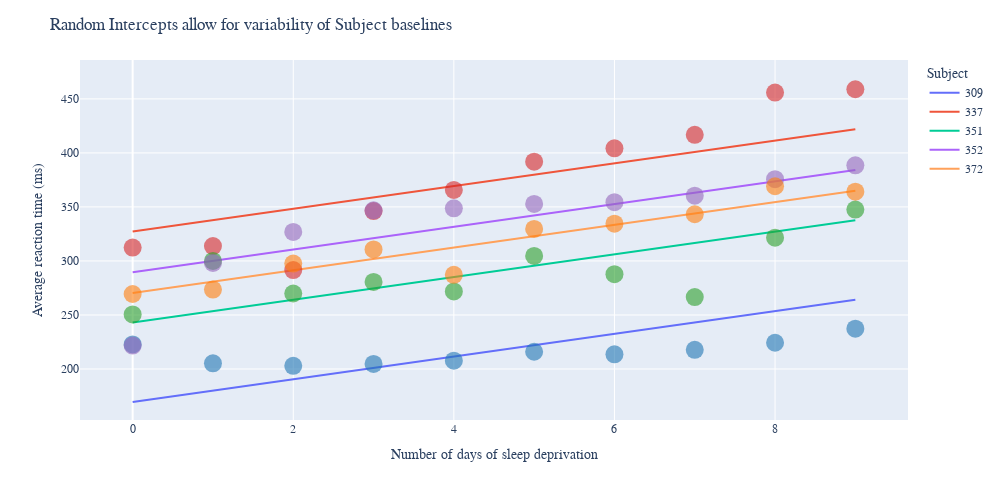

Write notebook code for a chart like this one.
### Code cell
# plot with plotly
fig2 = px.line(df_melt, x='Days', y='Reaction', color='index')

# add individual scatter points
colors= ['#1f77b4', '#d62728', '#2ca02c', '#9467bd', '#ff7f0e']
for i, subj in enumerate(sleepstudy.Subject.unique()):
    subj_scatter = sleepstudy[sleepstudy['Subject'].str.contains(subj)]
    
    fig2.add_trace(go.Scatter(x=subj_scatter['Days'].values, y=subj_scatter['Reaction'].values, 
                              mode='markers', 
                              marker=dict(color=colors[i]),
                              showlegend=False))

fig2.update_traces(marker=dict(size=18, opacity=0.6),
                  selector=dict(mode='markers'))

fig2.update_layout(autosize=False,
                  width=1000,
                  height=500,
                 title="Random Intercepts allow for Subject baselines to vary",
                    xaxis_title="Number of days of sleep deprivation",
                 yaxis_title="Average reaction time (ms)",
                 legend_title_text='Subject',
                  font=dict(
                      family="Helvetica Neue"))
fig2.show()

### Figure 1 — Plotly figure (JSON) as saved in the notebook; plotly's stock layout.template omitted (floating-point values rounded to 4 significant figures)
{"data": [{"hovertemplate": "index=309<br>Days=%{x}<br>Reaction=%{y}<extra></extra>", "legendgroup": "309", "line": {"color": "#636efa", "dash": "solid"}, "mode": "lines", "name": "309", "showlegend": true, "type": "scatter", "x": [0, 9], "xaxis": "x", "y": [169.5, 264.1], "yaxis": "y"}, {"hovertemplate": "index=337<br>Days=%{x}<br>Reaction=%{y}<extra></extra>", "legendgroup": "337", "line": {"color": "#EF553B", "dash": "solid"}, "mode": "lines", "name": "337", "showlegend": true, "type": "scatter", "x": [0, 9], "xaxis": "x", "y": [327.2, 421.9], "yaxis": "y"}, {"hovertemplate": "index=351<br>Days=%{x}<br>Reaction=%{y}<extra></extra>", "legendgroup": "351", "line": {"color": "#00cc96", "dash": "solid"}, "mode": "lines", "name": "351", "showlegend": true, "type": "scatter", "x": [0, 9], "xaxis": "x", "y": [243.1, 337.7], "yaxis": "y"}, {"hovertemplate": "index=352<br>Days=%{x}<br>Reaction=%{y}<extra></extra>", "legendgroup": "352", "line": {"color": "#ab63fa", "dash": "solid"}, "mode": "lines", "name": "352", "showlegend": true, "type": "scatter", "x": [0, 9], "xaxis": "x", "y": [289.6, 384.2], "yaxis": "y"}, {"hovertemplate": "index=372<br>Days=%{x}<br>Reaction=%{y}<extra></extra>", "legendgroup": "372", "line": {"color": "#FFA15A", "dash": "solid"}, "mode": "lines", "name": "372", "showlegend": true, "type": "scatter", "x": [0, 9], "xaxis": "x", "y": [270.4, 365.0], "yaxis": "y"}, {"marker": {"color": "#1f77b4", "opacity": 0.6, "size": 18}, "mode": "markers", "showlegend": false, "type": "scatter", "x": [0, 1, 2, 3, 4, 5, 6, 7, 8, 9], "y": [222.7, 205.3, 203.0, 204.7, 207.7, 216.0, 213.6, 217.7, 224.3, 237.3]}, {"marker": {"color": "#d62728", "opacity": 0.6, "size": 18}, "mode": "markers", "showlegend": false, "type": "scatter", "x": [0, 1, 2, 3, 4, 5, 6, 7, 8, 9], "y": [312.4, 313.8, 291.6, 346.1, 365.7, 391.8, 404.3, 416.7, 455.9, 458.9]}, {"marker": {"color": "#2ca02c", "opacity": 0.6, "size": 18}, "mode": "markers", "showlegend": false, "type": "scatter", "x": [0, 1, 2, 3, 4, 5, 6, 7, 8, 9], "y": [250.5, 300.1, 269.9, 280.6, 271.8, 304.6, 287.7, 266.6, 321.5, 347.6]}, {"marker": {"color": "#9467bd", "opacity": 0.6, "size": 18}, "mode": "markers", "showlegend": false, "type": "scatter", "x": [0, 1, 2, 3, 4, 5, 6, 7, 8, 9], "y": [221.7, 298.2, 326.9, 346.9, 348.7, 352.8, 354.4, 360.4, 375.6, 388.5]}, {"marker": {"color": "#ff7f0e", "opacity": 0.6, "size": 18}, "mode": "markers", "showlegend": false, "type": "scatter", "x": [0, 1, 2, 3, 4, 5, 6, 7, 8, 9], "y": [269.4, 273.5, 297.6, 310.6, 287.2, 329.6, 334.5, 343.2, 369.1, 364.1]}], "layout": {"autosize": false, "font": {"family": "Helvetica Neue"}, "height": 500, "legend": {"title": {"text": "Subject"}, "tracegroupgap": 0}, "margin": {"t": 60}, "title": {"text": "Random Intercepts allow for variability of Subject baselines"}, "width": 1000, "xaxis": {"anchor": "y", "autorange": true, "domain": [0, 1], "range": [-0.6562, 9.656], "title": {"text": "Number of days of sleep deprivation"}, "type": "linear"}, "yaxis": {"anchor": "x", "autorange": true, "domain": [0, 1], "range": [152.8, 486.0], "title": {"text": "Average reaction time (ms)"}, "type": "linear"}}}
